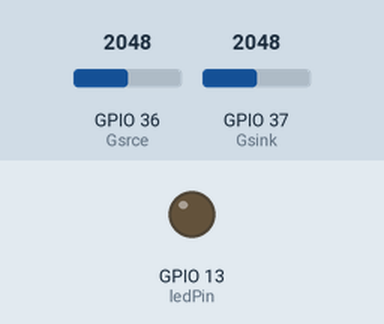
Bench run of a sketch on a simulated ESP32. On the bench: output pins drawn as LEDs (lit = HIGH). The inputs (shaded band) are chosen by the test bench; at power-on: GPIO 36 (Gsrce) = 2048, GPIO 37 (Gsink) = 2048. What the sketch prints to the serial monitor is not drawn.

Above: at 0.01 s.
At 1.2 s:
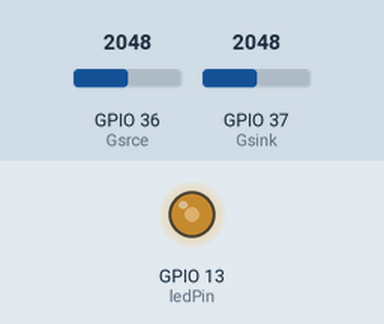
1.3 s: GPIO 36 (Gsrce) set to 2866
3.2 s: GPIO 37 (Gsink) set to 2866
Timing chart, 0 to 6.2 s (numbered marks = the images above; inputs shaded):
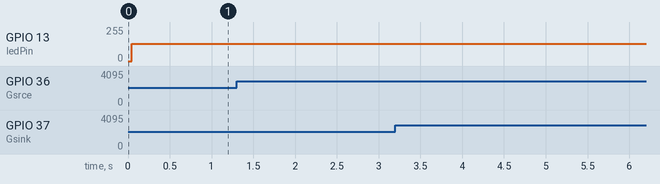

The sketch:

SeismicRefraction.ino
```cpp
//ADC Channels Used X and Y for each level
int Gsrce = A0;
int Gsink = A1;

//Output for sampling frecuency calculate
int ledPin = 13;      // select the pin for the LED

//Variables for saving data
int Vsrce = 0;  // variable to store the value coming from the sensor
int Vsink = 0;  // variable to store the value coming from the sensor

//LED output
bool State = false;

void setup()
{
	Serial.begin(115200);		//Uart comunication al 115200 baudrate
	pinMode(ledPin, OUTPUT);
}

void loop()
{
	//ADC readings
	Vsrce=analogRead(Gsrce);Serial.printf("%03X ",Vsrce);
	Vsink=analogRead(Gsink);Serial.printf("%03X\n",Vsink);
	delayMicroseconds(550);
	State = !State;
	digitalWrite(ledPin, State);
}
```
